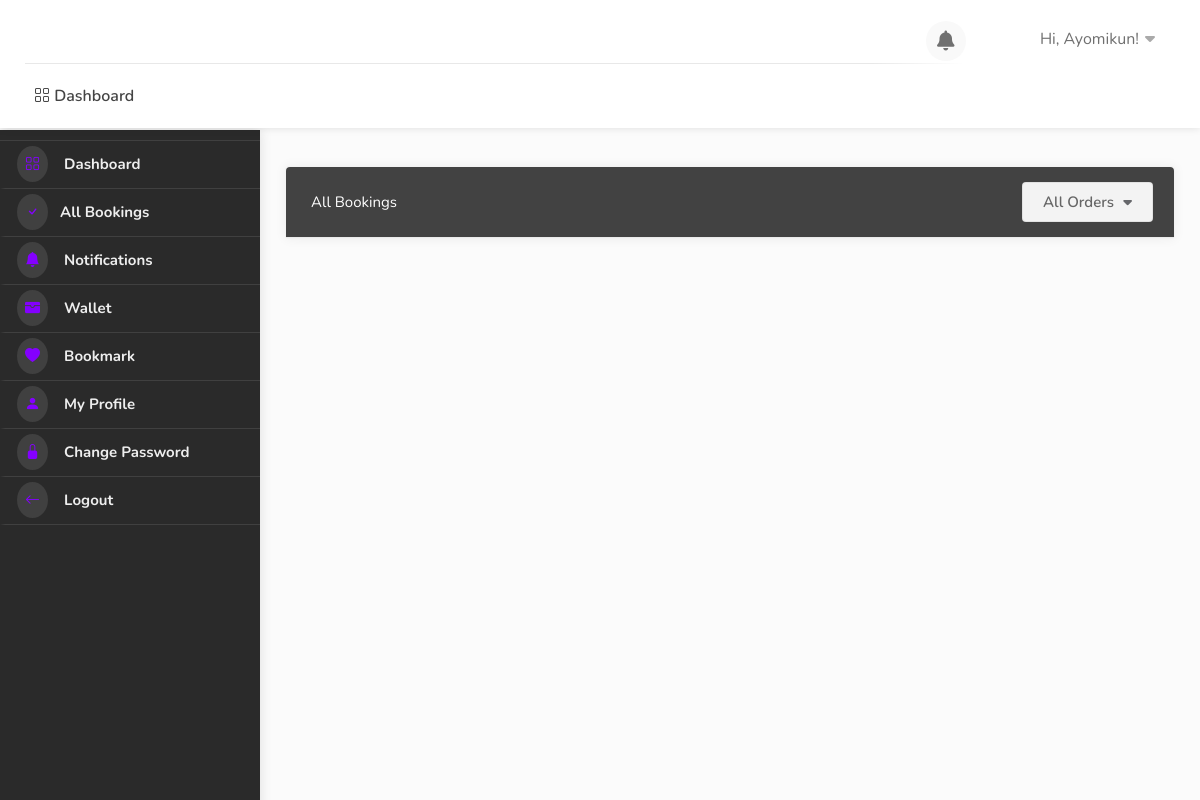
Page /dashboard/bookings/ (signed in) on the earlier database version.
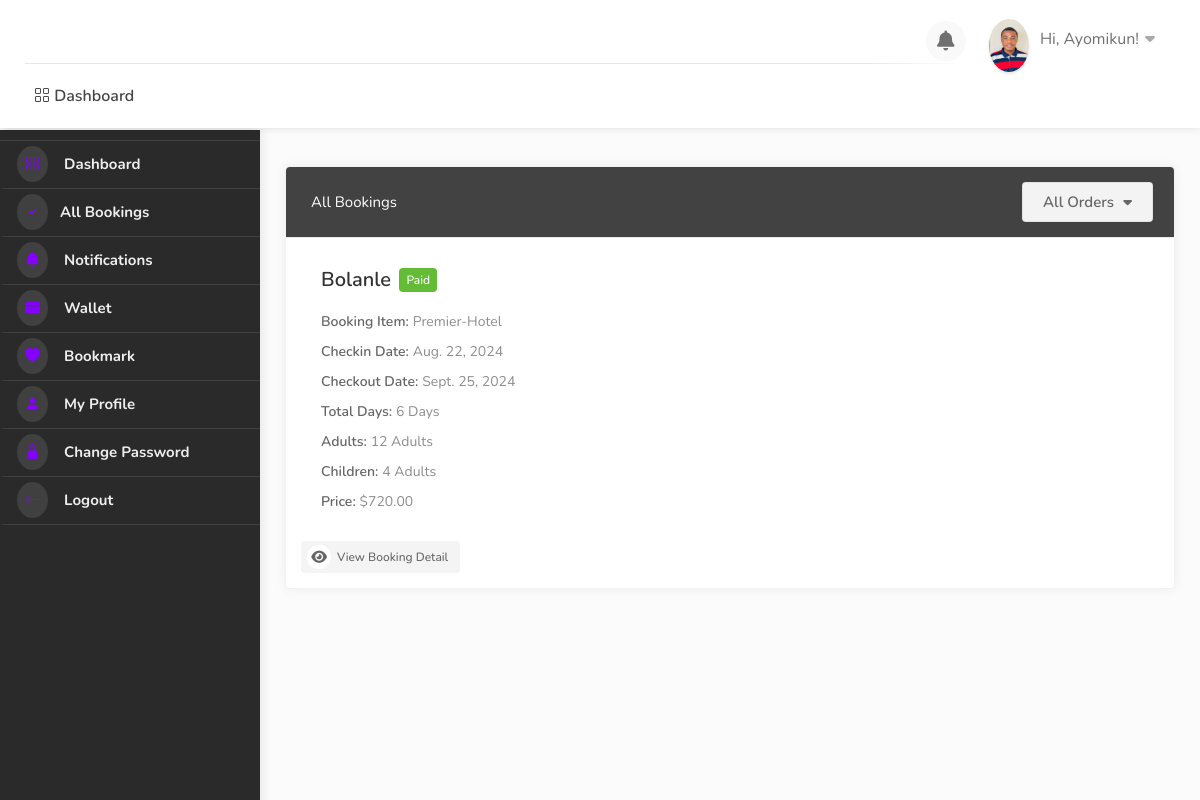
Same page on the later database version.
### userauths/models.py (models this page shows, shortened)
class User(AbstractUser):
    full_name = models.CharField(max_length=500, null=True, blank=True)
    username = models.CharField(max_length=500, unique=True, null=True, blank=True)
    email = models.EmailField(unique=True)
    phone = models.CharField(max_length=100, null=True, blank=True)
    gender = models.CharField(max_length=20, choices=GENDER, default="Other")
    otp = models.CharField(max_length=100, null=True, blank=True)
    USERNAME_FIELD = "email"
    REQUIRED_FIELDS = ["username"]

class Profile(models.Model):
    pid = ShortUUIDField(length=7, max_length=25, alphabet="abcdefghijklmnopqrstuvwxyz123456789")
    image = models.FileField(upload_to=user_directory_path, default="default.jpg", null=True, blank=True)
    user = models.OneToOneField(User, on_delete=models.CASCADE)
    full_name = models.CharField(max_length=500, null=True, blank=True)
    phone = models.CharField(max_length=100, null=True, blank=True)
    gender = models.CharField(max_length=20, choices=GENDER, default="Other")
    country = models.CharField(max_length=100, null=True, blank=True)
    city = models.CharField(max_length=100, null=True, blank=True)
    state = models.CharField(max_length=100, null=True, blank=True)
    address = models.CharField(max_length=100, null=True, blank=True)
    identity_type = models.CharField(max_length=200, choices=IDENTITY_TYPE, default="Other")
    identity_image = models.FileField(upload_to=user_directory_path, default="id.jpg", null=True, blank=True)
    facebook = models.CharField(max_length=255, blank=True, null=True)
    twitter = models.CharField(max_length=255, blank=True, null=True)
    wallet = models.DecimalField(max_digits=12, decimal_places=2, default=0.00)
    verified = models.BooleanField(default=False)
    date = models.DateTimeField(auto_now_add=True)
    class Meta:
        ordering = ['date']

### hotel/models.py (models this page shows, shortened)
class Booking(models.Model):
    user = models.ForeignKey(User, on_delete=models.SET_NULL, null=True, blank=True)
    payment_status = models.CharField(max_length=100, choices=PAYMENT_STATUS, default="initiated")
    full_name = models.CharField(max_length=1000)
    email = models.EmailField(max_length=1000)
    phone = models.CharField(max_length=1000)
    hotel = models.ForeignKey(Hotel, on_delete=models.SET_NULL, null=True)
    room_type = models.ForeignKey(RoomType, on_delete=models.SET_NULL, null=True)
    room = models.ManyToManyField(Room)
    before_discount = models.DecimalField(max_digits=12, decimal_places=2, default=0.00)
    total = models.DecimalField(max_digits=12, decimal_places=2, default=0.00)
    saved = models.DecimalField(max_digits=12, decimal_places=2, default=0.00)
    check_in_date = models.DateField()
    check_out_date = models.DateField()
    total_days = models.PositiveIntegerField(default=0)
    num_adults = models.PositiveIntegerField(default=1)
    num_children = models.PositiveIntegerField(default=0)
    checked_in = models.BooleanField(default=False)
    checked_out = models.BooleanField(default=False)
    is_active = models.BooleanField(default=False)
    checked_in_tracker = models.BooleanField(default=False, help_text="DO NOT CHECK THIS BOX")
    checked_out_tracker = models.BooleanField(default=False, help_text="DO NOT CHECK THIS BOX")
    bid = ShortUUIDField(unique = True, length = 10, max_length = 20, alphabet="abcdefghijklmnopqrstuvxyz")
    date = models.DateTimeField(auto_now_add=True, null=True, blank=True)
    coupons = models.ManyToManyField("hotel.Coupon", blank=True)
    stripe_payment_intent = models.CharField(max_length=1000,null=True, blank=True)
    success_id = ShortUUIDField(length=10, max_length=20, alphabet="abcdefghijklmnopqrstuvxyz", null =True, blank = True)
    booking_id = ShortUUIDField(unique=True, length=10, max_length=20, alphabet="abcdefghijklmnopqrstuvxyz")
    def __str__(self):
        return f"{self.booking_id}"

class Hotel(models.Model):
    user = models.ForeignKey(User, on_delete=models.SET_NULL, null=True, related_name='create_hotel')
    name = models.CharField(max_length=100)
    description = CKEditor5Field(config_name='extends', null=True, blank=True)
    image = models.FileField(upload_to="hotel_gallery")
    address = models.CharField(max_length=200)
    latitude = models.FloatField(null=True, blank=True)  # Auto-populated after geocoding
    longitude = models.FloatField(null=True, blank=True)
    mobile = models.CharField(max_length=20)
    email = models.CharField(max_length=20)
    status = models.CharField(choices=HOTEL_STATUS, max_length=10, default="Live", null=True, blank=True)
    tags = TaggableManager(blank=True)
    views = models.IntegerField(default=0)
    featured = models.BooleanField(default=False)
    hid = ShortUUIDField(unique=True, length=10, max_length=20, alphabet="abcdefghijklmnopqrstuvxyz")
    slug = models.SlugField(unique=True, blank=True)  # Allow blank slugs
    date = models.DateTimeField(auto_now_add=True)
    def hotel_gallery(self):
        return HotelGallery.objects.filter(hotel=self)

### user_dashboard/views.py (the view)
# urls.py: path("bookings/", views.bookings, name="bookings"),
@login_required
def bookings(request):
    bookings = Booking.objects.filter(user=request.user, payment_status="paid")
    print(bookings)
    context = {
        "bookings":bookings,
    }
    return render(request, "user_dashboard/bookings.html", context)

### templates/user_dashboard/bookings.html (shortened to what the changed rows need)
{% extends 'partials/dashboard_base.html' %}
{% load static %}
{% block content %}
    <div id="dashboard">
        <div class="utf_dashboard_content">
            <div class="row">
                <div class="col-lg-12 col-md-12">
                  <div class="utf_dashboard_list_box margin-top-0">
                    <ul>
                        {% for b in bookings %}
                            <li class="utf_approved_booking_listing">
                                <div class="utf_list_box_listing_item bookings">
                                <div class="utf_list_box_listing_item_content">
                                    <div class="inner">
                                    <h3>{{b.full_name|title}} <span class="utf_booking_listing_status">{{b.payment_status|title}}</span></h3>
                                    <div class="utf_inner_booking_listing_list">
                                        <h5>Booking Item: </h5>
                                        <ul class="utf_booking_listing_list">
                                        <li>{{b.hotel.name}}</li>
                                        </ul>
                                    </div>
                                    <div class="utf_inner_booking_listing_list">
                                        <h5>Checkin Date:</h5>
                                        <ul class="utf_booking_listing_list">
                                          <li class="highlighted">{{b.check_in_date}}</li>
                                        </ul>
                                      </div>
                                      <div class="utf_inner_booking_listing_list">
                                        <h5>Checkout Date:</h5>
                                        <ul class="utf_booking_listing_list">
                                          <li class="highlighted">{{b.check_out_date}}</li>
                                        </ul>
                                      </div>
                                      <div class="utf_inner_booking_listing_list">
                                        <h5>Total Days:</h5>
                                        <ul class="utf_booking_listing_list">
                                          <li class="highlighted">{{ b.total_days }} Days</li>
                                        </ul>
                                      </div>
                                      <div class="utf_inner_booking_listing_list">
                                        <h5>Adults:</h5>
                                        <ul class="utf_booking_listing_list">
                                          <li class="highlighted">{{ b.num_adults }} Adults</li>
                                        </ul>
                                      </div>
                                      <div class="utf_inner_booking_listing_list">
                                        <h5>Children:</h5>
                                        <ul class="utf_booking_listing_list">
                                          <li class="highlighted">{{ b.num_children }} Adults</li>
                                        </ul>
                                      </div>
                                    <div class="utf_inner_booking_listing_list">
                                        <h5>Price:</h5>
                                        <ul class="utf_booking_listing_list">
                                            <li class="highlighted">${{b.total|floatformat:2}}</li>
                                        </ul>
                                    </div>
                                    </div>
                                </div>
                                </div>
                                <div class=""> <a href="{% url 'user_dashboard:booking_detail' b.booking_id %}" class="button gray reject"><i class="fas fa-eye"></i> View Booking Detail</a> </div>
                            </li>
                        {% endfor %}
                    </ul>
                  </div>
                </div>
              </div>
        </div>
    </div>
{% endblock content %}

### templates/partials/dashboard_base.html (shortened to what this page needs)
{% load static %}
<!DOCTYPE html>
<html lang="zxx">
<head>
    <link rel="stylesheet" href="{% static 'css/stylesheet.css' %}">
    <link rel="stylesheet" href="{% static 'css/mmenu.css' %}">
    <link rel="stylesheet" href="{% static 'css/perfect-scrollbar.css' %}">
    <link rel="stylesheet" href="{% static 'css/style.css' %}" id="colors">
    <link rel="stylesheet" href="https://cdn.jsdelivr.net/npm/bootstrap-icons@1.10.5/font/bootstrap-icons.css">
    <link rel="stylesheet" href="https://cdnjs.cloudflare.com/ajax/libs/font-awesome/4.7.0/css/font-awesome.css" />
    <link rel="stylesheet" href="https://cdnjs.cloudflare.com/ajax/libs/font-awesome/6.0.0/css/all.min.css" />
    <link rel="stylesheet" href="https://cdn.jsdelivr.net/npm/@mdi/font@7.2.96/css/materialdesignicons.min.css">
    <link href='https://unpkg.com/boxicons@2.1.4/css/boxicons.min.css' rel='stylesheet'>
    <link rel="stylesheet" href="https://cdn.jsdelivr.net/npm/remixicon-ligatures@2.5.0/fonts/remixicon.min.css">
    <link href="https://cdn.jsdelivr.net/npm/remixicon@2.2.0/fonts/remixicon.css" rel="stylesheet">
</head>
<body>
    <div id="main_wrapper">
        <header id="header_part" class="fixed fullwidth_block dashboard">
            <div id="header" class="not-sticky">
                <div class="container">
                    <div class="utf_left_side">
                        <div id="logo"> <a href=""><img src="" alt=""></a> <a href="" class="dashboard-logo"><img src="{% static 'images/logo2.png' %}" alt=""></a> </div>
                        <nav id="navigation" class="style_one">
                            <ul id="responsive">
                                <li><a href=""> <i class="bi bi-grid"></i> Dashboard</a></li>
                            </ul>
                        </nav>
                        <div class="clearfix"></div>
                    </div>
                    <div class="utf_right_side">
                        <div class="header_widget">
                            <div class="dashboard_header_button_item {% if noti %} has-noti {% endif %} js-item-menu">
                                <i class="fas fa-bell"></i>
                            </div>
                            <div class="utf_user_menu">
                                <div class="utf_user_name"><span><img src="{{request.user.profile.image.url}}" alt=""></span>Hi, {{request.user.username|title}}!</div>
                            </div>
                        </div>
                    </div>
                </div>
            </div>
        </header>
        {% block content %}
        {% endblock content %}
    </div>
</body>
</html>

Differences in the rows shown:
changed User "Ayomikun": user.profile.image: picture added
added Booking: full_name "Bolanle", payment_status "Paid", hotel.name "Premier-Hotel", check_in_date "Aug. 22, 2024", check_out_date "Sept. 25, 2024", total_days "6", num_adults "12", num_children "4", total "720.00"
